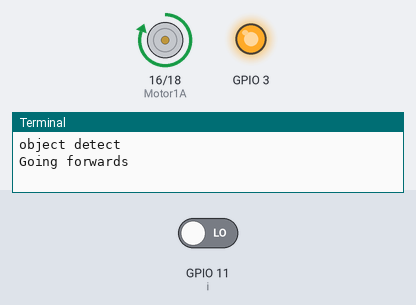
The program below on a simulated Raspberry Pi (BCM pin numbers). Shown: motor-driver pin pairs drawn as motors (green arrow = first pin HIGH = forward, orange = second pin HIGH = backward, longer = more drive), output pins drawn as LEDs (lit = HIGH), the last lines printed to the terminal. The test bench sets the inputs (shaded band); at power-on: GPIO 11 (i) LOW.

Above: at 1.2 s.
1.3 s: GPIO 11 (i) driven HIGH
At 2.5 s:
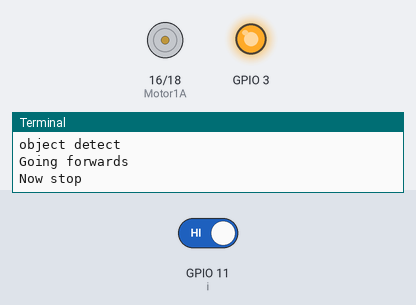
At 8.3 s:
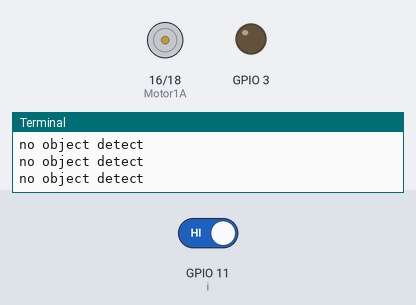
9.5 s: GPIO 11 (i) driven LOW
At 14.8 s:
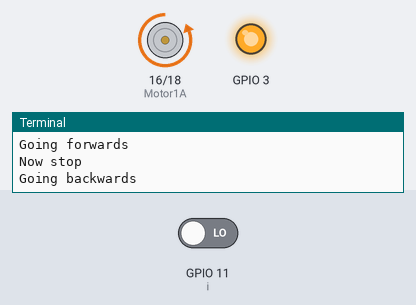
Timing chart, 0 to 29.0 s (numbered marks = the images above; inputs shaded):
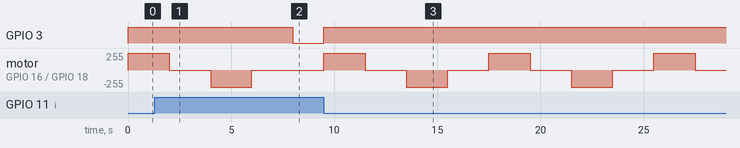

Measured:
- after the input at 1.3 s, GPIO 3: HIGH → LOW after 6.7 s; motor on GPIO 16 (Motor1A) / GPIO 18 (Motor1B): goes on until 6.0 s, then stays stopped
- after the input at 9.5 s, GPIO 3: LOW → HIGH at once; motor on GPIO 16 (Motor1A) / GPIO 18 (Motor1B): stopped → forward 255/255 at once, then repeats every 8.0 s: stopped 2.0 s, backward 255/255 2.0 s, stopped 2.0 s, forward 255/255 2.0 s

The program:

ir_motor.py
```python
import RPi.GPIO as GPIO
import time
GPIO.setwarnings(False)
GPIO.setmode(GPIO.BCM)
GPIO.setup(11,GPIO.IN)
GPIO.setup(3,GPIO.OUT)

Motor1A = 16
Motor1B = 18
#Motor1E = 22

GPIO.setup(Motor1A,GPIO.OUT)
GPIO.setup(Motor1B,GPIO.OUT)
#GPIO.setup(Motor1E,GPIO.OUT)
while True :
    i = GPIO.input(11)
    if   i == 0:
         GPIO.output(3,1)
         print("object detect")
         print ("Going forwards")
         GPIO.output(Motor1A,GPIO.HIGH)
         GPIO.output(Motor1B,GPIO.LOW)
    #GPIO.output(Motor1E,GPIO.HIGH)

         time.sleep(2)

         print ("Now stop")
         GPIO.output(Motor1A,GPIO.LOW)
         GPIO.output(Motor1B,GPIO.LOW)
         time.sleep(2)

         print ("Going backwards")
         GPIO.output(Motor1A,GPIO.LOW)
         GPIO.output(Motor1B,GPIO.HIGH)
    #GPIO.output(Motor1E,GPIO.HIGH)

         time.sleep(2)
         print ("Now stop")
         GPIO.output(Motor1A,GPIO.LOW)
         GPIO.output(Motor1B,GPIO.LOW)
         time.sleep(2)

    elif     i == 1:
         GPIO.output(3,0)
         GPIO.output(Motor1A,GPIO.LOW)
         GPIO.output(Motor1B,GPIO.LOW)
         print("no object detect")


    
```
